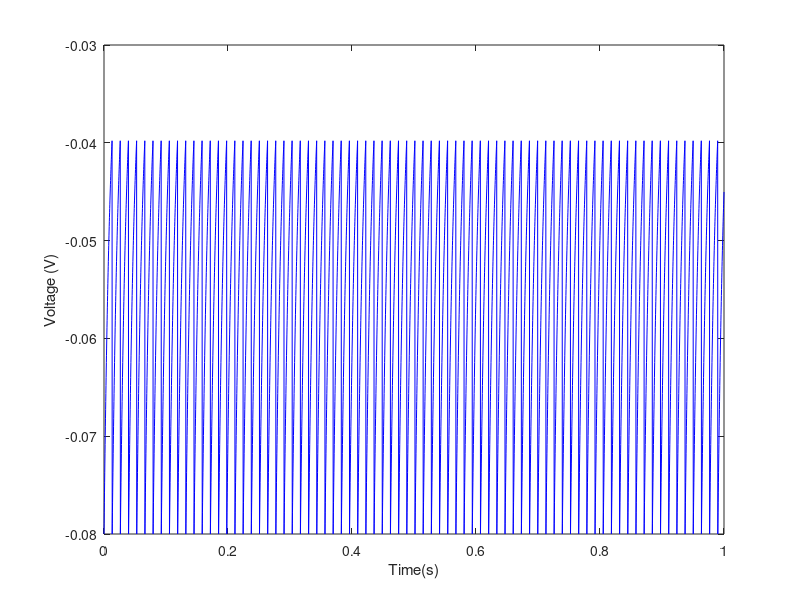

This figure's MATLAB source:
V_reset = -0.080; % -80mV
V_e = -0.075; % -75mV
V_th = -0.040; % -40mV
Rm = 10e6; % membrane resistance
tau_m = 10e-3; % membrane time constant


dt = 0.0002;
T = 0:dt:1; % 1 second simulation

Vm(1) = V_reset;
Im = 5e-9;

for t=1:length(T)-1,
    if Vm(t) > V_th,
        Vm(t+1) = V_reset;
    else,
        Vm(t+1) = Vm(t) + dt * ( -(Vm(t) - V_e) + Im * Rm) / tau_m;
    end;
end;

plot(T,Vm,'b-');
xlabel('Time(s)');
ylabel('Voltage (V)');